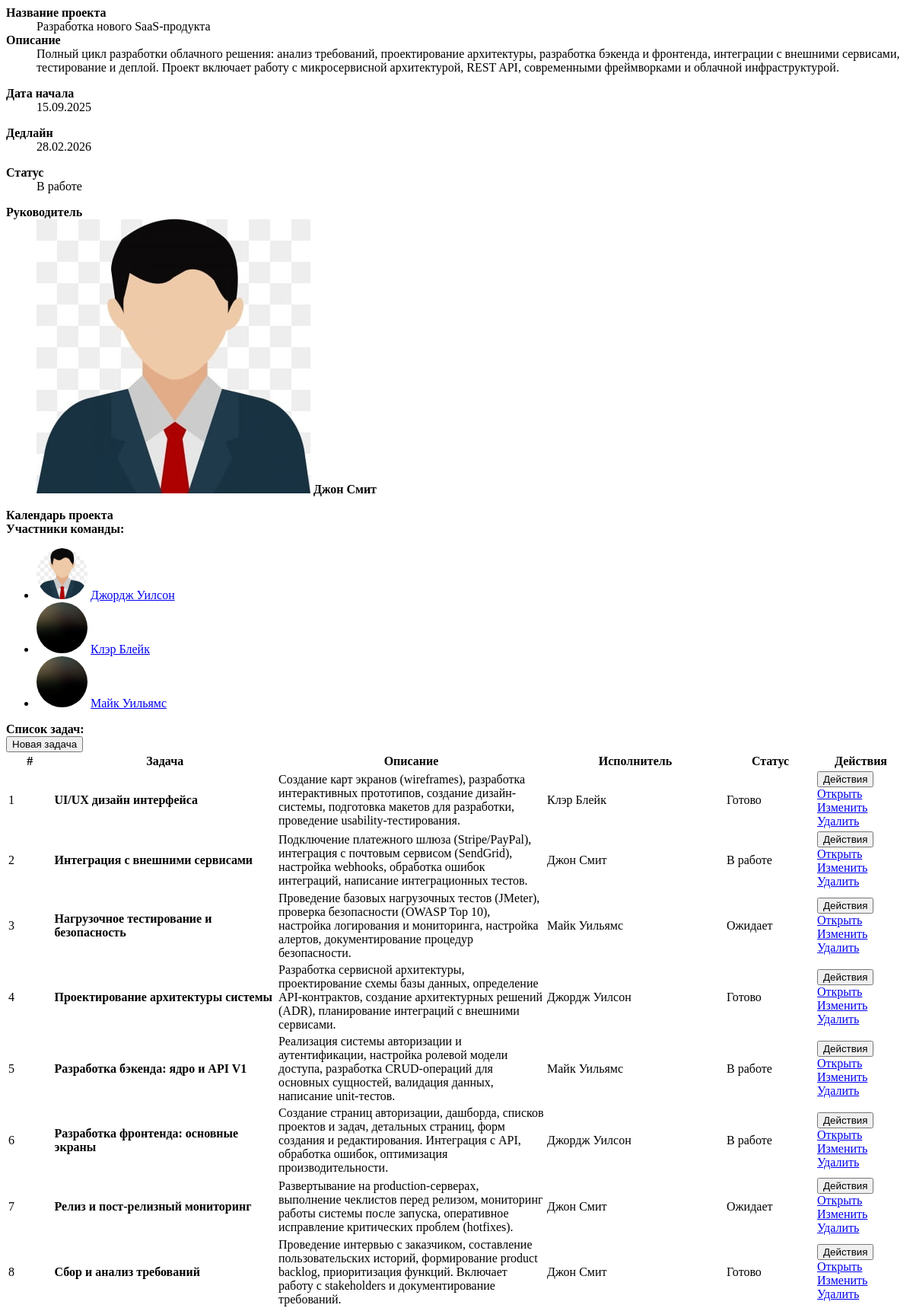
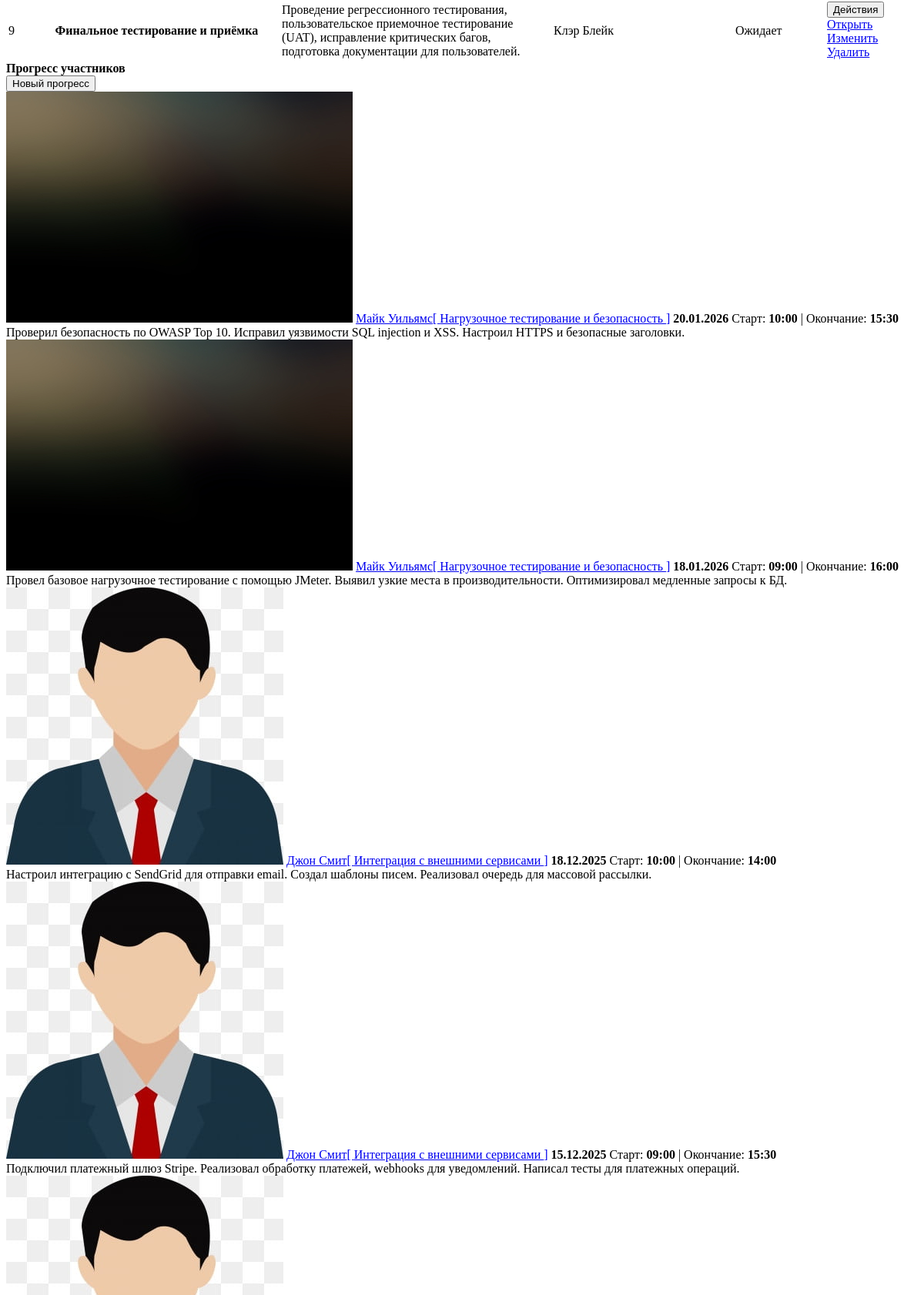
Page /view_project.php?id=1 (upper part) on the committed database (2 pictures, top to bottom).
### tables this page shows
CREATE TABLE IF NOT EXISTS `users` (
  `id` int(30) NOT NULL AUTO_INCREMENT,
  `firstname` varchar(200) NOT NULL,
  `lastname` varchar(200) NOT NULL,
  `email` varchar(200) NOT NULL,
  `password` text NOT NULL,
  `type` tinyint(1) NOT NULL DEFAULT 2 COMMENT '1=Admin, 2=Manager, 3=Employee',
  `avatar` text NOT NULL DEFAULT 'no-image-available.png',
  `date_created` datetime NOT NULL DEFAULT current_timestamp(),
  PRIMARY KEY (`id`)
);

CREATE TABLE IF NOT EXISTS `task_list` (
  `id` int(30) NOT NULL AUTO_INCREMENT,
  `project_id` int(30) NOT NULL,
  `task` varchar(200) NOT NULL,
  `description` text NOT NULL,
  `status` tinyint(4) NOT NULL COMMENT '0=Не начата, 1=В процессе, 2=На проверке, 3=Завершена',
  `start_date` date DEFAULT NULL,
  `end_date` date DEFAULT NULL,
  `assignee_id` int(30) DEFAULT NULL,
  `date_created` datetime NOT NULL DEFAULT current_timestamp(),
  PRIMARY KEY (`id`)
);

CREATE TABLE IF NOT EXISTS `user_productivity` (
  `id` int(30) NOT NULL AUTO_INCREMENT,
  `project_id` int(30) NOT NULL,
  `task_id` int(30) NOT NULL,
  `comment` text NOT NULL,
  `subject` varchar(200) NOT NULL,
  `date` date NOT NULL,
  `start_time` time NOT NULL,
  `end_time` time NOT NULL,
  `user_id` int(30) NOT NULL,
  `time_rendered` float NOT NULL,
  `date_created` datetime NOT NULL DEFAULT current_timestamp(),
  PRIMARY KEY (`id`)
);

### view_project.php (the view, shortened to what this page needs)
<?php
include 'db_connect.php';
$stat = array("Ожидает","Стартовал","В работе","Пауза","Просрочен","Завершен");
$manager = $conn->query("SELECT *,concat(firstname,' ',lastname) as name FROM users where id = $manager_id");
$manager = $manager->num_rows > 0 ? $manager->fetch_array() : array();
?>
<link rel="stylesheet" href="assets/plugins/fullcalendar/main.min.css">
<div class="col-lg-12">
	<div class="row">
		<div class="col-md-12">
			<div class="callout callout-info">
				<div class="col-md-12">
					<div class="row">
						<div class="col-sm-6">
							<dl>
<dt><b class="border-bottom border-primary">Название проекта</b></dt>
								<dd><?php echo ucwords($name) ?></dd>
<dt><b class="border-bottom border-primary">Описание</b></dt>
								<dd><?php echo html_entity_decode($description) ?></dd>
							</dl>
						</div>
						<div class="col-md-6">
							<dl>
<dt><b class="border-bottom border-primary">Дата начала</b></dt>
								<dd><?php echo date("d.m.Y",strtotime($start_date)) ?></dd>
							</dl>
							<dl>
<dt><b class="border-bottom border-primary">Дедлайн</b></dt>
								<dd><?php echo date("d.m.Y",strtotime($end_date)) ?></dd>
							</dl>
							<dl>
<dt><b class="border-bottom border-primary">Статус</b></dt>
								<dd>
									<?php
									  if($stat[$status] =='Ожидает'){
									  	echo "<span class='badge badge-secondary'>{$stat[$status]}</span>";
									  }elseif($stat[$status] =='Стартовал'){
									  	echo "<span class='badge badge-primary'>{$stat[$status]}</span>";
									  }elseif($stat[$status] =='В работе'){
									  	echo "<span class='badge badge-info'>{$stat[$status]}</span>";
									  }elseif($stat[$status] =='Пауза'){
									  	echo "<span class='badge badge-warning'>{$stat[$status]}</span>";
									  }elseif($stat[$status] =='Просрочен'){
									  	echo "<span class='badge badge-danger'>{$stat[$status]}</span>";
									  }elseif($stat[$status] =='Завершен'){
									  	echo "<span class='badge badge-success'>{$stat[$status]}</span>";
									  }
									?>
								</dd>
							</dl>
							<dl>
<dt><b class="border-bottom border-primary">Руководитель</b></dt>
								<dd>
									<?php if(isset($manager['id'])) : ?>
									<div class="d-flex align-items-center mt-1">
										<img class="img-circle img-thumbnail p-0 shadow-sm border-info img-sm mr-3" src="assets/uploads/<?php echo $manager['avatar'] ?>" alt="Аватар">
										<b><?php echo ucwords($manager['name']) ?></b>
									</div>
									<?php else: ?>
<small><i>Менеджер удален</i></small>
									<?php endif; ?>
								</dd>
							</dl>
						</div>
					</div>
				</div>
			</div>
		</div>
	</div>
	<div class="row">
		<div class="col-md-12">
			<div class="card card-outline card-primary">
				<div class="card-header">
					<b>Календарь проекта</b>
				</div>
			</div>
		</div>
	</div>
	<div class="row">
		<div class="col-md-4">
			<div class="card card-outline card-primary">
				<div class="card-header">
					<span><b>Участники команды:</b></span>
				</div>
				<div class="card-body">
					<ul class="users-list clearfix">
						<?php
						if(!empty($user_ids)):
							$members = $conn->query("SELECT *,concat(firstname,' ',lastname) as name FROM users where id in ($user_ids) order by concat(firstname,' ',lastname) asc");
							while($row=$members->fetch_assoc()):
						?>
								<li>
			                        <img src="assets/uploads/<?php echo $row['avatar'] ?>" alt="Изображение пользователя">
			                        <a class="users-list-name" href="javascript:void(0)"><?php echo ucwords($row['name']) ?></a>
		                    	</li>
						<?php
							endwhile;
						endif;
						?>
					</ul>
				</div>
			</div>
		</div>
		<div class="col-md-8">
			<div class="card card-outline card-primary">
				<div class="card-header">
					<span><b>Список задач:</b></span>
					<?php if($_SESSION['login_type'] != 3): ?>
					<div class="card-tools">
						<button class="btn btn-primary bg-gradient-primary btn-sm" type="button" id="new_task"><i class="fa fa-plus"></i> Новая задача</button>
					</div>
				<?php endif; ?>
				</div>
				<div class="card-body p-0">
					<div class="table-responsive">
					<table class="table table-condensed m-0 table-hover">
						<colgroup>
							<col width="5%">
							<col width="25%">
							<col width="30%">
							<col width="20%">
							<col width="10%">
							<col width="15%">
						</colgroup>
						<thead>
							<th>#</th>
							<th>Задача</th>
							<th>Описание</th>
							<th>Исполнитель</th>
							<th>Статус</th>
							<th>Действия</th>
						</thead>
						<tbody>
							<?php
							$i = 1;
							$tasks = $conn->query("SELECT t.*, concat(u.firstname,' ',u.lastname) as assignee_name FROM task_list t left join users u on u.id = t.assignee_id where project_id = {$id} order by task asc");
							while($row=$tasks->fetch_assoc()):
								$trans = get_html_translation_table(HTML_ENTITIES,ENT_QUOTES);
								unset($trans["\""], $trans["<"], $trans[">"], $trans["<h2"]);
								$desc = strtr(html_entity_decode($row['description']),$trans);
								$desc=str_replace(array("<li>","</li>"), array("",", "), $desc);
							?>
								<tr>
			                        <td class="text-center"><?php echo $i++ ?></td>
			                        <td class=""><b><?php echo ucwords($row['task']) ?></b></td>
			                        <td class=""><p class="truncate"><?php echo strip_tags($desc) ?></p></td>
			                        <td class="">
			                        	<?php if(!empty($row['assignee_name'])): ?>
				                        	<span class="badge badge-light border"><?php echo ucwords($row['assignee_name']) ?></span>
			                        	<?php else: ?>
			                        		<span class="text-muted">Не назначено</span>
			                        	<?php endif; ?>
			                        </td>
			                        <td>
			                        	<?php
			                        	if($row['status'] == 1){
									  		echo "<span class='badge badge-secondary'>Ожидает</span>";
			                        	}elseif($row['status'] == 2){
									  		echo "<span class='badge badge-primary'>В работе</span>";
			                        	}elseif($row['status'] == 3){
									  		echo "<span class='badge badge-success'>Готово</span>";
			                        	}
			                        	?>
			                        </td>
			                        <td class="text-center">
										<button type="button" class="btn btn-default btn-sm btn-flat border-info wave-effect text-info dropdown-toggle" data-toggle="dropdown" aria-expanded="true">
					                      Действия
					                    </button>
					                    <div class="dropdown-menu" style="">
					                      <a class="dropdown-item view_task" href="javascript:void(0)" data-id="<?php echo $row['id'] ?>"  data-task="<?php echo $row['task'] ?>">Открыть</a>
					                      <?php if($_SESSION['login_type'] != 3): ?>
					                      <a class="dropdown-item edit_task" href="javascript:void(0)" data-id="<?php echo $row['id'] ?>"  data-task="<?php echo $row['task'] ?>">Изменить</a>
					                      <a class="dropdown-item delete_task" href="javascript:void(0)" data-id="<?php echo $row['id'] ?>">Удалить</a>
					                      <?php elseif($_SESSION['login_type'] == 3 && isset($row['assignee_id']) && $row['assignee_id'] == $_SESSION['login_id']): ?>
					                      <a class="dropdown-item change_task_status" href="javascript:void(0)" data-id="<?php echo $row['id'] ?>"  data-task="<?php echo $row['task'] ?>">Изменить статус</a>
					                      <?php endif; ?>
					                    </div>
									</td>
		                    	</tr>
							<?php
							endwhile;
							?>
						</tbody>
					</table>
					</div>
				</div>
			</div>
		</div>
	</div>
	<div class="row">
		<div class="col-md-12">
			<div class="card">
				<div class="card-header">
					<b>Прогресс участников</b>
					<div class="card-tools">
						<button class="btn btn-primary bg-gradient-primary btn-sm" type="button" id="new_productivity"><i class="fa fa-plus"></i> Новый прогресс</button>
					</div>
				</div>
				<div class="card-body">
					<?php
					$progress = $conn->query("SELECT p.*,concat(u.firstname,' ',u.lastname) as uname,u.avatar,t.task FROM user_productivity p inner join users u on u.id = p.user_id inner join task_list t on t.id = p.task_id where p.project_id = $id order by unix_timestamp(p.date_created) desc ");
					while($row = $progress->fetch_assoc()):
					?>
						<div class="post">
		                      <div class="user-block">
		                        <img class="img-circle img-bordered-sm" src="assets/uploads/<?php echo $row['avatar'] ?>" alt="Аватар пользователя">
		                        <span class="username">
		                          <a href="#"><?php echo ucwords($row['uname']) ?>[ <?php echo ucwords($row['task']) ?> ]</a>
		                        </span>
		                        <span class="description">
		                        	<span><b><?php echo date('d.m.Y',strtotime($row['date'])) ?></b></span>
                      				<span>Старт: <b><?php echo date('H:i',strtotime($row['date'].' '.$row['start_time'])) ?></b></span>
		                        	<span> | </span>
                      				<span>Окончание: <b><?php echo date('H:i',strtotime($row['date'].' '.$row['end_time'])) ?></b></span>
	                        	</span>
		                      </div>
		                      <div>
		                       <?php echo html_entity_decode($row['comment']) ?>
		                      </div>
	                    </div>
                    <?php endwhile; ?>
				</div>
			</div>
		</div>
	</div>
</div>

### view_project.php (style rules this page uses)
.users-list>li img { border-radius: 50%; height: 67px; width: 67px; object-fit: cover; }
.users-list>li { width: 33.33% !important }
.truncate { -webkit-line-clamp:1 !important; }

### rows in the picture
users: avatar (picture)
users: avatar (picture), name "Джордж Уилсон"
users: avatar (picture), name "Клэр Блейк"
users: avatar (picture), name "Майк Уильямс"
task_list: task "UI/UX дизайн интерфейса", description "Создание карт экранов (wireframes), разработка интерактивных прототипов, создание дизайн-системы, подготовка макетов для разработки, проведение usability-тестирования.", assignee_name "Клэр Блейк", status "Готово"
task_list: task "Интеграция с внешними сервисами", description "Подключение платежного шлюза (Stripe/PayPal), интеграция с почтовым сервисом (SendGrid), настройка webhooks, обработка ошибок интеграций, написание интеграционных тестов.", assignee_name "Джон Смит", status "В работе"
task_list: task "Нагрузочное тестирование и безопасность", description "Проведение базовых нагрузочных тестов (JMeter), проверка безопасности (OWASP Top 10), настройка логирования и мониторинга, настройка алертов, документирование процедур безопасности.", assignee_name "Майк Уильямс", status "Ожидает"
task_list: task "Проектирование архитектуры системы", description "Разработка сервисной архитектуры, проектирование схемы базы данных, определение API-контрактов, создание архитектурных решений (ADR), планирование интеграций с внешними сервисами.", assignee_name "Джордж Уилсон", status "Готово"
task_list: task "Разработка бэкенда: ядро и API V1", description "Реализация системы авторизации и аутентификации, настройка ролевой модели доступа, разработка CRUD-операций для основных сущностей, валидация данных, написание unit-тестов.", assignee_name "Майк Уильямс", status "В работе"
task_list: task "Разработка фронтенда: основные экраны", description "Создание страниц авторизации, дашборда, списков проектов и задач, детальных страниц, форм создания и редактирования. Интеграция с API, обработка ошибок, оптимизация производительности.", assignee_name "Джордж Уилсон", status "В работе"
task_list: task "Релиз и пост-релизный мониторинг", description "Развертывание на production-серверах, выполнение чеклистов перед релизом, мониторинг работы системы после запуска, оперативное исправление критических проблем (hotfixes).", assignee_name "Джон Смит", status "Ожидает"
task_list: task "Сбор и анализ требований", description "Проведение интервью с заказчиком, составление пользовательских историй, формирование product backlog, приоритизация функций. Включает работу с stakeholders и документирование требований.", assignee_name "Джон Смит", status "Готово"
task_list: task "Финальное тестирование и приёмка", description "Проведение регрессионного тестирования, пользовательское приемочное тестирование (UAT), исправление критических багов, подготовка документации для пользователей.", assignee_name "Клэр Блейк", status "Ожидает"
user_productivity: user.avatar (picture), uname "Майк Уильямс", task_list.task "Нагрузочное тестирование и безопасность", date "20.01.2026", date+start_time "10:00", date+end_time "15:30", comment "Проверил безопасность по OWASP Top 10. Исправил уязвимости SQL injection и XSS. Настроил HTTPS и безопасные заголовки."
user_productivity: user.avatar (picture), uname "Майк Уильямс", task_list.task "Нагрузочное тестирование и безопасность", date "18.01.2026", date+start_time "09:00", date+end_time "16:00", comment "Провел базовое нагрузочное тестирование с помощью JMeter. Выявил узкие места в производительности. Оптимизировал медленные запросы к БД."
user_productivity: user.avatar (picture), uname "Джон Смит", task_list.task "Интеграция с внешними сервисами", date "18.12.2025", date+start_time "10:00", date+end_time "14:00", comment "Настроил интеграцию с SendGrid для отправки email. Создал шаблоны писем. Реализовал очередь для массовой рассылки."
user_productivity: user.avatar (picture), uname "Джон Смит", task_list.task "Интеграция с внешними сервисами", date "15.12.2025", date+start_time "09:00", date+end_time "15:30", comment "Подключил платежный шлюз Stripe. Реализовал обработку платежей, webhooks для уведомлений. Написал тесты для платежных операций."
user_productivity: user.avatar (picture)

### other values in the picture
$name "Разработка нового SaaS-продукта"
date("d.m.Y",strtotime($start_date)) "15.09.2025"
date("d.m.Y",strtotime($end_date)) "28.02.2026"
$stat[$status] "В работе"
$manager['name'] "Джон Смит"
